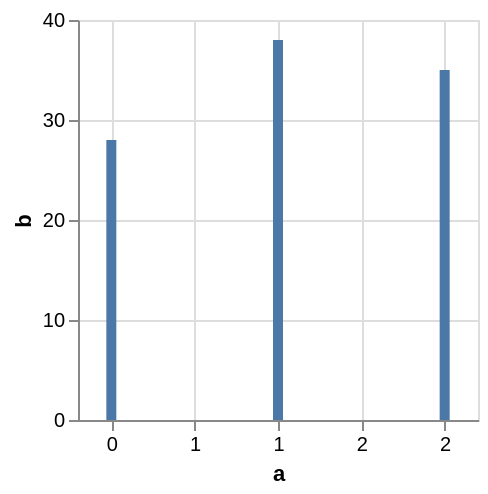

Express this chart as Vega-Lite.
### Vega specification from a JSON file in a GitHub repository (floating-point values rounded to 4 significant figures)
{"$schema": "https://vega.github.io/schema/vega/v5.json", "description": "A simple bar chart with integer axis.", "background": "white", "padding": 5, "width": 200, "height": 200, "style": "cell", "data": [{"name": "source_0", "values": [{"a": 0, "b": 28}, {"a": 1, "b": 38}, {"a": 2, "b": 35}]}, {"name": "data_0", "source": "source_0", "transform": [{"type": "stack", "groupby": ["a"], "field": "b", "sort": {"field": [], "order": []}, "as": ["b_start", "b_end"], "offset": "zero"}, {"type": "filter", "expr": "isValid(datum[\"a\"]) && isFinite(+datum[\"a\"]) && isValid(datum[\"b\"]) && isFinite(+datum[\"b\"])"}]}], "marks": [{"name": "marks", "type": "rect", "style": ["bar"], "from": {"data": "data_0"}, "encode": {"update": {"fill": {"value": "#4c78a8"}, "ariaRoleDescription": {"value": "bar"}, "description": {"signal": "\"a: \" + (format(datum[\"a\"], \"d\")) + \"; b: \" + (format(datum[\"b\"], \"\"))"}, "xc": {"scale": "x", "field": "a"}, "width": {"value": 5}, "y": {"scale": "y", "field": "b_end"}, "y2": {"scale": "y", "field": "b_start"}}}}], "scales": [{"name": "x", "type": "linear", "domain": {"data": "data_0", "field": "a"}, "range": [0, {"signal": "width"}], "nice": true, "zero": false, "padding": 5}, {"name": "y", "type": "linear", "domain": {"data": "data_0", "fields": ["b_start", "b_end"]}, "range": [{"signal": "height"}, 0], "nice": true, "zero": true}], "axes": [{"scale": "x", "orient": "bottom", "gridScale": "y", "grid": true, "tickCount": {"signal": "ceil(width/40)"}, "domain": false, "labels": false, "aria": false, "maxExtent": 0, "minExtent": 0, "ticks": false, "zindex": 0}, {"scale": "y", "orient": "left", "gridScale": "x", "grid": true, "tickCount": {"signal": "ceil(height/40)"}, "domain": false, "labels": false, "aria": false, "maxExtent": 0, "minExtent": 0, "ticks": false, "zindex": 0}, {"scale": "x", "orient": "bottom", "grid": false, "title": "a", "format": "d", "labelFlush": true, "labelOverlap": true, "tickCount": {"signal": "ceil(width/40)"}, "zindex": 0}, {"scale": "y", "orient": "left", "grid": false, "title": "b", "labelOverlap": true, "tickCount": {"signal": "ceil(height/40)"}, "zindex": 0}]}
